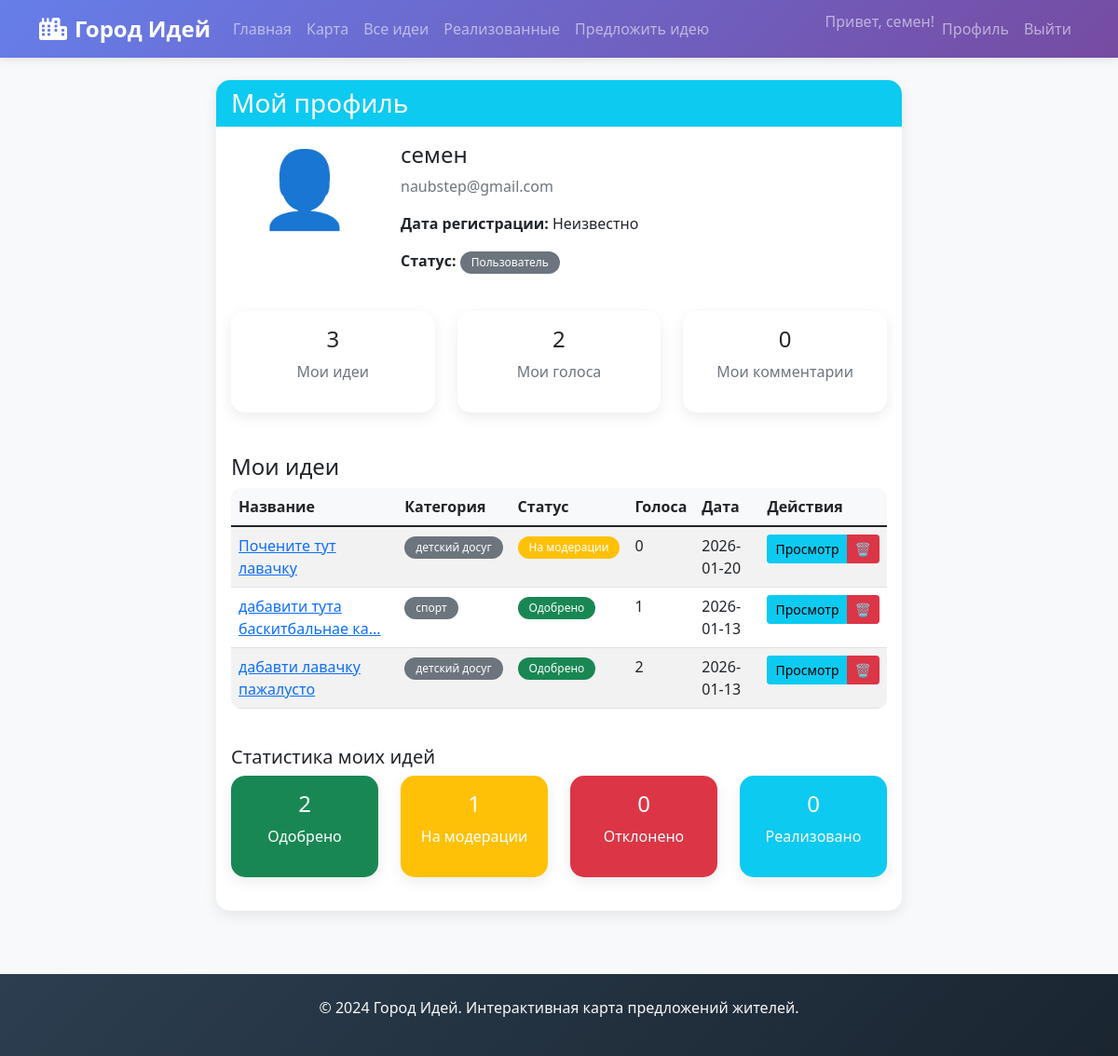
Screenshot of /profile (signed in) with the database file from the repository.
### tables this page shows
CREATE TABLE users (
        id INTEGER PRIMARY KEY AUTOINCREMENT,
        username TEXT UNIQUE NOT NULL,
        email TEXT UNIQUE NOT NULL,
        password_hash TEXT NOT NULL,
        is_admin BOOLEAN DEFAULT 0,
        created_at TIMESTAMP DEFAULT CURRENT_TIMESTAMP
    );

CREATE TABLE ideas (
        id INTEGER PRIMARY KEY AUTOINCREMENT,
        title TEXT NOT NULL,
        description TEXT NOT NULL,
        category TEXT NOT NULL,
        latitude REAL NOT NULL,
        longitude REAL NOT NULL,
        user_id INTEGER NOT NULL,
        city_id INTEGER,
        status TEXT DEFAULT 'pending',
        votes_count INTEGER DEFAULT 0,
        views_count INTEGER DEFAULT 0,
        created_at TIMESTAMP DEFAULT CURRENT_TIMESTAMP,
        image_path TEXT,
        FOREIGN KEY (user_id) REFERENCES users (id),
        FOREIGN KEY (city_id) REFERENCES cities (id)
    );

### app.py (the view)
@app.route('/profile')
@login_required
def profile():
    user_ideas = db.get_ideas_by_user(current_user.id)
    user_stats = db.get_user_stats(current_user.id)
    return render_template('profile.html',
                           user=current_user,
                           ideas=user_ideas,
                           user_stats=user_stats)

### app.py (called while the page is built)
@login_manager.user_loader
def load_user(user_id):
    user_data = db.get_user_by_id(user_id)
    if user_data:
        return User(user_data)
    return None

### database.py (called while the page is built)
def get_db():
    conn = sqlite3.connect(DB_PATH)
    conn.row_factory = sqlite3.Row
    return conn

def get_user_by_id(user_id):
    conn = get_db()
    cursor = conn.cursor()
    cursor.execute('SELECT * FROM users WHERE id = ?', (user_id,))
    user = cursor.fetchone()
    conn.close()
    return dict(user) if user else None

def get_ideas_by_user(user_id):
    conn = get_db()
    cursor = conn.cursor()
    cursor.execute('''
    SELECT ideas.*, users.username, cities.name as city_name
    FROM ideas
    LEFT JOIN users ON ideas.user_id = users.id
    LEFT JOIN cities ON ideas.city_id = cities.id
    WHERE ideas.user_id = ?
    ORDER BY ideas.created_at DESC
    ''', (user_id,))
    ideas = cursor.fetchall()
    conn.close()
    result = []
    for idea in ideas:
        idea_dict = dict(idea)
        idea_dict['comments'] = get_comments_by_idea(idea_dict['id'])
        result.append(idea_dict)
    return result

def get_comments_by_idea(idea_id):
    conn = get_db()
    cursor = conn.cursor()
    cursor.execute('''
    SELECT comments.*, users.username
    FROM comments
    LEFT JOIN users ON comments.user_id = users.id
    WHERE idea_id = ?
    ORDER BY comments.created_at
    ''', (idea_id,))
    comments = cursor.fetchall()
    conn.close()
    return [dict(comment) for comment in comments]

def get_user_stats(user_id):
    conn = get_db()
    cursor = conn.cursor()
    stats = {}
    cursor.execute('SELECT COUNT(*) FROM ideas WHERE user_id = ?', (user_id,))
    stats['ideas_count'] = cursor.fetchone()[0]
    cursor.execute('SELECT COUNT(*) FROM votes WHERE user_id = ?', (user_id,))
    stats['votes_count'] = cursor.fetchone()[0]
    cursor.execute('SELECT COUNT(*) FROM comments WHERE user_id = ?', (user_id,))
    stats['comments_count'] = cursor.fetchone()[0]
    cursor.execute('SELECT status, COUNT(*) as count FROM ideas WHERE user_id = ? GROUP BY status', (user_id,))
    stats['ideas_by_status'] = {}
    for row in cursor.fetchall():
        stats['ideas_by_status'][row[0]] = row[1]
    conn.close()
    return stats

### templates/profile.html
{% extends "base.html" %}
{% block content %}
<div class="row">
    <div class="col-lg-8 mx-auto">
        <div class="card">
            <div class="card-header bg-info text-white">
                <h3 class="mb-0">Мой профиль</h3>
            </div>
            <div class="card-body">
                <div class="row mb-4">
                    <div class="col-md-3 text-center">
                        <div class="mb-3">
                            <div class="display-1">👤</div>
                        </div>
                    </div>
                    <div class="col-md-9">
                        <h4>{{ user.username }}</h4>
                        <p class="text-muted">{{ user.email }}</p>
                        <p><strong>Дата регистрации:</strong> {{ user.created_at[:10] if user.created_at else 'Неизвестно' }}</p>
                        <p><strong>Статус:</strong>
                            {% if user.is_admin %}
                            <span class="badge bg-danger">Администратор</span>
                            {% else %}
                            <span class="badge bg-secondary">Пользователь</span>
                            {% endif %}
                        </p>
                    </div>
                </div>
                <div class="row mb-4">
                    <div class="col-md-4">
                        <div class="card">
                            <div class="card-body text-center">
                                <h4>{{ user_stats.ideas_count }}</h4>
                                <p class="text-muted">Мои идеи</p>
                            </div>
                        </div>
                    </div>
                    <div class="col-md-4">
                        <div class="card">
                            <div class="card-body text-center">
                                <h4>{{ user_stats.votes_count }}</h4>
                                <p class="text-muted">Мои голоса</p>
                            </div>
                        </div>
                    </div>
                    <div class="col-md-4">
                        <div class="card">
                            <div class="card-body text-center">
                                <h4>{{ user_stats.comments_count }}</h4>
                                <p class="text-muted">Мои комментарии</p>
                            </div>
                        </div>
                    </div>
                </div>
                <h4>Мои идеи</h4>
                {% if ideas %}
                <div class="table-responsive">
                    <table class="table table-striped">
                        <thead>
                            <tr>
                                <th>Название</th>
                                <th>Категория</th>
                                <th>Статус</th>
                                <th>Голоса</th>
                                <th>Дата</th>
                                <th>Действия</th>
                            </tr>
                        </thead>
                        <tbody>
                            {% for idea in ideas %}
                            <tr>
                                <td>
                                    <a href="{{ url_for('idea_detail', idea_id=idea.id) }}">{{ idea.title[:30] }}{% if idea.title|length > 30 %}...{% endif %}</a>
                                </td>
                                <td><span class="badge bg-secondary">{{ idea.category }}</span></td>
                                <td>
                                    <span class="badge bg-{{ 'success' if idea.status == 'approved' else 'warning' if idea.status == 'pending' else 'danger' }}">
                                        {{ 'Одобрено' if idea.status == 'approved' else 'На модерации' if idea.status == 'pending' else 'Отклонено' }}
                                    </span>
                                </td>
                                <td>{{ idea.votes_count }}</td>
                                <td>{{ idea.created_at[:10] }}</td>
                                <td>
                                    <div class="btn-group btn-group-sm">
                                        <a href="{{ url_for('idea_detail', idea_id=idea.id) }}" class="btn btn-info">Просмотр</a>
                                        <a href="{{ url_for('delete_idea', idea_id=idea.id) }}"
                                           class="btn btn-danger"
                                           onclick="return confirm('Вы уверены, что хотите удалить идею \"{{ idea.title }}\"?')">
                                            🗑️
                                        </a>
                                    </div>
                                </td>
                            </tr>
                            {% endfor %}
                        </tbody>
                    </table>
                </div>
                {% else %}
                <div class="alert alert-info">
                    У вас пока нет предложенных идей. <a href="{{ url_for('add_idea') }}">Предложите первую!</a>
                </div>
                {% endif %}
                {% if user_stats.ideas_by_status %}
                <div class="mt-4">
                    <h5>Статистика моих идей</h5>
                    <div class="row">
                        <div class="col-md-3">
                            <div class="card bg-success text-white">
                                <div class="card-body text-center">
                                    <h4>{{ user_stats.ideas_by_status.get('approved', 0) }}</h4>
                                    <p>Одобрено</p>
                                </div>
                            </div>
                        </div>
                        <div class="col-md-3">
                            <div class="card bg-warning text-white">
                                <div class="card-body text-center">
                                    <h4>{{ user_stats.ideas_by_status.get('pending', 0) }}</h4>
                                    <p>На модерации</p>
                                </div>
                            </div>
                        </div>
                        <div class="col-md-3">
                            <div class="card bg-danger text-white">
                                <div class="card-body text-center">
                                    <h4>{{ user_stats.ideas_by_status.get('rejected', 0) }}</h4>
                                    <p>Отклонено</p>
                                </div>
                            </div>
                        </div>
                        <div class="col-md-3">
                            <div class="card bg-info text-white">
                                <div class="card-body text-center">
                                    <h4>{{ user_stats.ideas_by_status.get('implemented', 0) }}</h4>
                                    <p>Реализовано</p>
                                </div>
                            </div>
                        </div>
                    </div>
                </div>
                {% endif %}
            </div>
        </div>
    </div>
</div>
{% endblock %}

### templates/base.html (shortened to what this page needs)
<!DOCTYPE html>
<html lang="ru">
<head>
    <link href="https://cdn.jsdelivr.net/npm/bootstrap@5.1.3/dist/css/bootstrap.min.css" rel="stylesheet">
    <link rel="stylesheet" href="{{ url_for('static', filename='css/style.css') }}">
    <link rel="stylesheet" href="https://cdnjs.cloudflare.com/ajax/libs/font-awesome/6.0.0/css/all.min.css">
</head>
<body>
    <nav class="navbar navbar-expand-lg navbar-dark bg-primary">
        <div class="container">
            <a class="navbar-brand" href="{{ url_for('index') }}">
                <i class="fas fa-city me-2"></i>Город Идей
            </a>
            <div class="collapse navbar-collapse" id="navbarNav">
                <ul class="navbar-nav me-auto">
                    <li class="nav-item">
                        <a class="nav-link" href="{{ url_for('index') }}">Главная</a>
                    </li>
                    {% if current_user.is_authenticated %}
                    <li class="nav-item">
                        <a class="nav-link" href="{{ url_for('map_page') }}">Карта</a>
                    </li>
                    <li class="nav-item">
                        <a class="nav-link" href="{{ url_for('ideas_list') }}">Все идеи</a>
                    </li>
                    <li class="nav-item">
                        <a class="nav-link" href="{{ url_for('implemented_ideas') }}">Реализованные</a>
                    </li>
                    <li class="nav-item">
                        <a class="nav-link" href="{{ url_for('add_idea') }}">Предложить идею</a>
                    </li>
                    {% endif %}
                </ul>
                <ul class="navbar-nav">
                    {% if current_user.is_authenticated %}
                    <li class="nav-item">
                        <span class="navbar-text">Привет, {{ current_user.username }}!</span>
                    </li>
                    <li class="nav-item">
                        <a class="nav-link" href="{{ url_for('profile') }}">Профиль</a>
                    </li>
                    <li class="nav-item">
                        <a class="nav-link" href="{{ url_for('logout') }}">Выйти</a>
                    </li>
                    {% endif %}
                </ul>
            </div>
        </div>
    </nav>
    <div class="container mt-4">
        {% block content %}{% endblock %}
    </div>
    <footer class="bg-dark text-light mt-5 py-4">
        <div class="container text-center">
            <p>&copy; 2024 Город Идей. Интерактивная карта предложений жителей.</p>
        </div>
    </footer>
</body>
</html>

### static/css/style.css (style rules this page uses)
body { background-color: #f8f9fa; font-family: 'Segoe UI', Tahoma, Geneva, Verdana, sans-serif; min-height: 100vh; display: flex; flex-direction: column; }
.container { flex: 1; }
.navbar-brand { font-weight: 700; font-size: 1.5rem; }
.navbar-dark.bg-primary { background: linear-gradient(135deg, #667eea 0%, #764ba2 100%); box-shadow: 0 2px 10px rgba(0,0,0,0.1); }
.card { border: none; border-radius: 15px; box-shadow: 0 5px 15px rgba(0,0,0,0.08); transition: transform 0.3s ease, box-shadow 0.3s ease; margin-bottom: 20px; }
.card-header { border-radius: 15px 15px 0 0 !important; border-bottom: none; font-weight: 600; }
.btn { border-radius: 8px; padding: 8px 20px; font-weight: 500; transition: all 0.3s ease; }
.badge { padding: 6px 12px; border-radius: 20px; font-weight: 500; }
footer { margin-top: auto; background: linear-gradient(135deg, #2c3e50 0%, #1a2530 100%); color: white; }
.table { border-radius: 10px; overflow: hidden; }
.table th { border-top: none; background-color: #f8f9fa; font-weight: 600; }

### rows the page displays
users: username "семен", email "naubstep@gmail.com"
ideas: title "Почените тут лавачку", category "детский досуг", status "На модерации", votes_count "0", created_at "2026-01-20"
ideas: title "дабавити тута баскитбальнае ка", category "спорт", status "Одобрено", votes_count "1", created_at "2026-01-13"
ideas: title "дабавти лавачку пажалусто", category "детский досуг", status "Одобрено", votes_count "2", created_at "2026-01-13"

### other values shown
{{ user.created_at[:10] if user.created_at else 'Неизвестно' }} "Неизвестно"
{{ user_stats.ideas_count }} "3"
{{ user_stats.votes_count }} "2"
{{ user_stats.comments_count }} "0"
{{ user_stats.ideas_by_status.get('approved', 0) }} "2"
{{ user_stats.ideas_by_status.get('pending', 0) }} "1"
{{ user_stats.ideas_by_status.get('rejected', 0) }} "0"
{{ user_stats.ideas_by_status.get('implemented', 0) }} "0"
